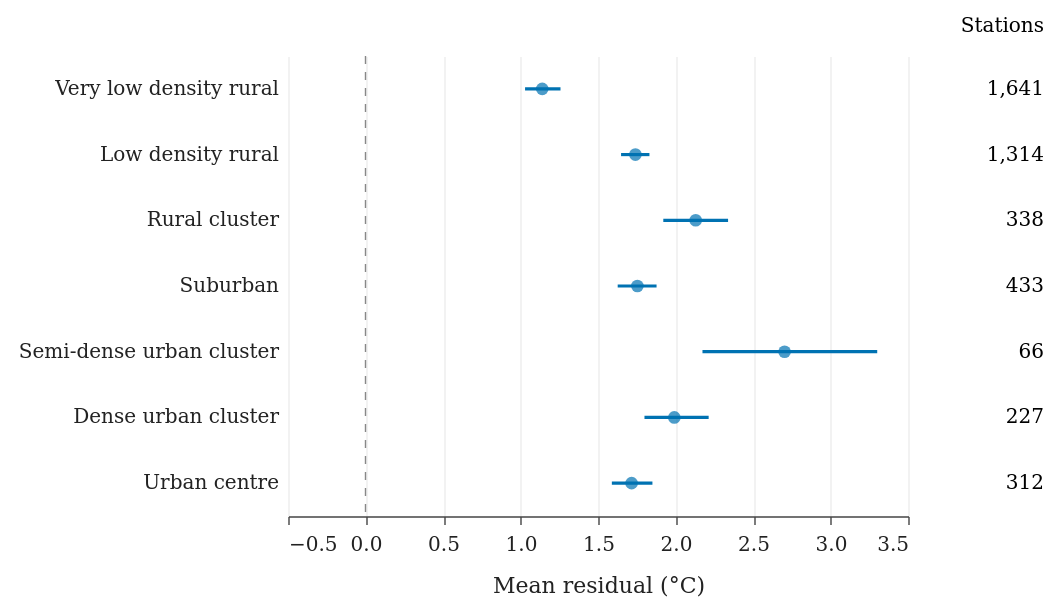

This figure's Vega-Lite source:
### Vega-Lite specification from a JSON file in a GitHub repository (floating-point values rounded to 4 significant figures)
{"config": {"view": {"continuousWidth": 300, "continuousHeight": 300, "stroke": null}, "axis": {"domainColor": "#444444", "domainWidth": 0.7, "gridColor": "#e5e5e5", "gridWidth": 0.5, "labelColor": "#222222", "labelFont": "DejaVu Serif", "labelFontSize": 10, "labelPadding": 5, "tickColor": "#444444", "tickSize": 4, "tickWidth": 0.7, "titleColor": "#222222", "titleFont": "DejaVu Serif", "titleFontSize": 11, "titleFontWeight": "normal", "titlePadding": 10}, "background": "white", "font": "DejaVu Serif", "legend": {"gradientThickness": 10, "labelFont": "DejaVu Serif", "labelFontSize": 10, "titleFont": "DejaVu Serif", "titleFontSize": 11, "titleFontWeight": "normal"}, "padding": 8, "title": {"anchor": "start", "font": "DejaVu Serif", "fontSize": 12, "offset": 10}}, "hconcat": [{"layer": [{"data": {"values": [{"zero": 0}]}, "mark": {"type": "rule", "color": "#888888", "strokeDash": [4, 4], "strokeWidth": 0.7}, "encoding": {"x": {"field": "zero", "title": "Mean residual (°C)", "type": "quantitative"}}}, {"data": {"values": [{"bin": "Very low density rural", "mean": 1.14, "ci_low": 1.029, "ci_high": 1.258, "n_observations": 2532936, "n_stations": 1641}, {"bin": "Low density rural", "mean": 1.741, "ci_low": 1.649, "ci_high": 1.832, "n_observations": 2205318, "n_stations": 1314}, {"bin": "Rural cluster", "mean": 2.13, "ci_low": 1.921, "ci_high": 2.339, "n_observations": 537064, "n_stations": 338}, {"bin": "Suburban", "mean": 1.754, "ci_low": 1.627, "ci_high": 1.878, "n_observations": 712167, "n_stations": 433}, {"bin": "Semi-dense urban cluster", "mean": 2.704, "ci_low": 2.174, "ci_high": 3.301, "n_observations": 102984, "n_stations": 66}, {"bin": "Dense urban cluster", "mean": 1.992, "ci_low": 1.8, "ci_high": 2.214, "n_observations": 320232, "n_stations": 227}, {"bin": "Urban centre", "mean": 1.717, "ci_low": 1.589, "ci_high": 1.851, "n_observations": 516376, "n_stations": 312}]}, "mark": {"type": "rule", "color": "#0072B2", "strokeWidth": 1.6}, "encoding": {"x": {"field": "ci_low", "scale": {"domain": [-0.1, 3.401]}, "title": "Mean residual (°C)", "type": "quantitative"}, "x2": {"field": "ci_high"}, "y": {"axis": {"domain": false, "labelLimit": 220, "ticks": false}, "field": "bin", "sort": ["Very low density rural", "Low density rural", "Rural cluster", "Suburban", "Semi-dense urban cluster", "Dense urban cluster", "Urban centre"], "title": null, "type": "nominal"}}}, {"data": {"values": [{"bin": "Very low density rural", "mean": 1.14, "ci_low": 1.029, "ci_high": 1.258, "n_observations": 2532936, "n_stations": 1641}, {"bin": "Low density rural", "mean": 1.741, "ci_low": 1.649, "ci_high": 1.832, "n_observations": 2205318, "n_stations": 1314}, {"bin": "Rural cluster", "mean": 2.13, "ci_low": 1.921, "ci_high": 2.339, "n_observations": 537064, "n_stations": 338}, {"bin": "Suburban", "mean": 1.754, "ci_low": 1.627, "ci_high": 1.878, "n_observations": 712167, "n_stations": 433}, {"bin": "Semi-dense urban cluster", "mean": 2.704, "ci_low": 2.174, "ci_high": 3.301, "n_observations": 102984, "n_stations": 66}, {"bin": "Dense urban cluster", "mean": 1.992, "ci_low": 1.8, "ci_high": 2.214, "n_observations": 320232, "n_stations": 227}, {"bin": "Urban centre", "mean": 1.717, "ci_low": 1.589, "ci_high": 1.851, "n_observations": 516376, "n_stations": 312}]}, "mark": {"type": "point", "color": "#0072B2", "filled": true, "size": 40}, "encoding": {"tooltip": [{"field": "bin", "type": "nominal"}, {"field": "mean", "type": "quantitative"}, {"field": "ci_low", "type": "quantitative"}, {"field": "ci_high", "type": "quantitative"}, {"field": "n_stations", "type": "quantitative"}], "x": {"field": "mean", "scale": {"domain": [-0.1, 3.401]}, "title": "Mean residual (°C)", "type": "quantitative"}, "y": {"axis": {"domain": false, "labelLimit": 220, "ticks": false}, "field": "bin", "sort": ["Very low density rural", "Low density rural", "Rural cluster", "Suburban", "Semi-dense urban cluster", "Dense urban cluster", "Urban centre"], "title": null, "type": "nominal"}}}], "height": 230, "width": 310}, {"data": {"values": [{"bin": "Very low density rural", "mean": 1.14, "ci_low": 1.029, "ci_high": 1.258, "n_observations": 2532936, "n_stations": 1641}, {"bin": "Low density rural", "mean": 1.741, "ci_low": 1.649, "ci_high": 1.832, "n_observations": 2205318, "n_stations": 1314}, {"bin": "Rural cluster", "mean": 2.13, "ci_low": 1.921, "ci_high": 2.339, "n_observations": 537064, "n_stations": 338}, {"bin": "Suburban", "mean": 1.754, "ci_low": 1.627, "ci_high": 1.878, "n_observations": 712167, "n_stations": 433}, {"bin": "Semi-dense urban cluster", "mean": 2.704, "ci_low": 2.174, "ci_high": 3.301, "n_observations": 102984, "n_stations": 66}, {"bin": "Dense urban cluster", "mean": 1.992, "ci_low": 1.8, "ci_high": 2.214, "n_observations": 320232, "n_stations": 227}, {"bin": "Urban centre", "mean": 1.717, "ci_low": 1.589, "ci_high": 1.851, "n_observations": 516376, "n_stations": 312}]}, "mark": {"type": "text", "align": "right", "fontSize": 10}, "encoding": {"text": {"field": "n_stations", "format": ",", "type": "quantitative"}, "x": {"value": 55}, "y": {"axis": null, "field": "bin", "sort": ["Very low density rural", "Low density rural", "Rural cluster", "Suburban", "Semi-dense urban cluster", "Dense urban cluster", "Urban centre"], "type": "nominal"}}, "height": 230, "title": {"text": "Stations", "anchor": "end", "fontSize": 10, "fontWeight": "normal"}, "width": 55}], "resolve": {"scale": {"y": "shared"}}, "spacing": 12, "$schema": "https://vega.github.io/schema/vega-lite/v6.4.1.json"}
